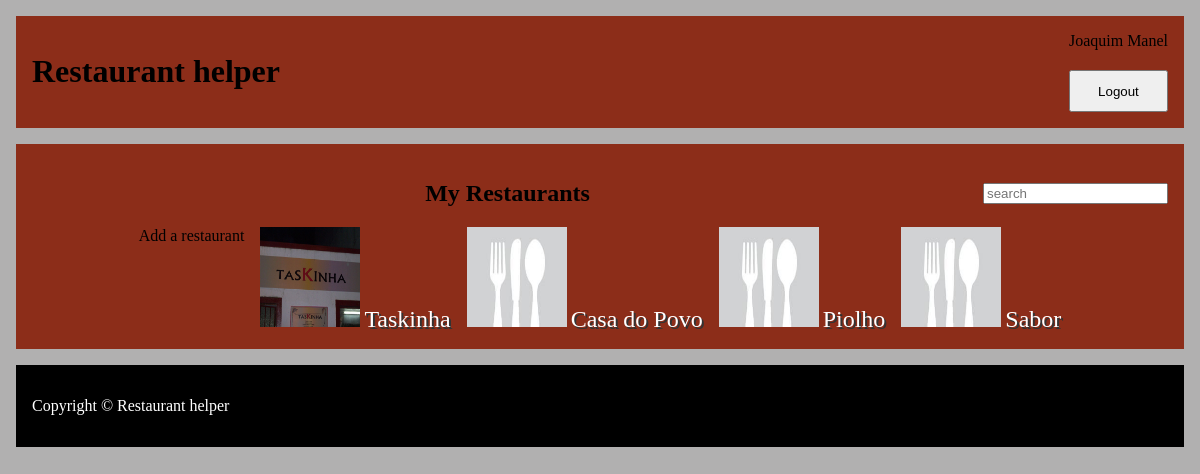
The page /pages/profile.php?id=owner (signed in) on the database its author committed.
### tables this page shows
CREATE TABLE restaurants (
  id INTEGER PRIMARY KEY,            
  name VARCHAR NOT NULL,
  adress VARCHAR NOT NULL,
  category VARCHAR NOT NULL,
  photo STRING DEFAULT "default.jpg",
  owner INTEGER NOT NULL REFERENCES restaurantOwner(id) ON DELETE CASCADE
                      
);

### database/restaurant.class.php (called while the page is built, shortened)
<?php
  class Restaurant {
    static function getRestaurantsWithOwner(PDO $db, int $id) {
      $stmt = $db->prepare('SELECT id, name,photo FROM restaurants WHERE owner = (SELECT id FROM restaurantOwner where user = ?)');
      $stmt->execute(array($id));
      return $stmt->fetchAll();
    }
  }
?>

### templates/restaurants.php (the view, shortened to what this page needs)
<?php function drawProfileRestaurants(array $restaurants) { ?>
  <header>
    <h2>My Restaurants</h2>
    <input id="searchrestaurant" type="text" placeholder="search">
  </header>
  <section id="restaurants">
  <a href="../pages/restaurant.php?id=add">Add a restaurant</a>
    <?php foreach($restaurants as $restaurant) { ?>
      <article>
        <img src="../restaurantPictures/<?=$restaurant['photo']?>">
        <a href="../pages/restaurant.php?id=<?=$restaurant['id']?>"><?=$restaurant['name']?></a>
      </article>
    <?php } ?>
  </section>
<?php } ?>

### templates/common.php (shortened to what this page needs)
<?php function drawHeader() { ?>
<!DOCTYPE html>
<html lang="en-US">
  <head>
    <link rel="stylesheet" href="../css/style.css">
  </head>
  <body>
  <header>
      <h1><a href="../pages/main.php">Restaurant helper</a></h1>
      <?php if (isset($_SESSION['id'])) drawLogoutForm($_SESSION['name']);?>
    </header>
    <main>
<?php } ?>
<?php function drawFooter() { ?>
    </main>
    <footer id="footer">
      <p id="cp">Copyright &copy; Restaurant helper</p>
    </footer>
  </body>
</html>
<?php } ?>
<?php function drawLogoutForm(string $name) { ?>
  <form action="../action/action_logout.php" method="post" class="logout">
  <a href="../pages/profile.php"><?=$name?></a>
    <button id="logout-but" type="submit" >Logout</button>
  </form>
<?php } ?>

### pages/profile.php (shortened to what this page needs)
<?php
  require_once('../database/connection.php');
  require_once('../database/restaurant.class.php');
  require_once('../database/request.class.php');
  require_once('../templates/common.php');
  require_once('../templates/restaurants.php');
  $db = getDatabaseConnection();
  $user = User::getUser($db, $_SESSION['id']);
  drawHeader();
  if($_GET['id']=='account'){
    drawAccountInfoForm();
  }
  else if ($_GET['id']=='profile'){
    drawProfileInfoForm($user);
  }
  else if ($_GET['id']=='reviews'&&$_SESSION['usertype']=='Restaurant Owner'){
    $reviews=Review::getOwnerReviews($db,(int)$_SESSION['id']);
    drawProfileReviews($reviews);
  }
  else if ($_GET['id']=='Rorders'&&$_SESSION['usertype']=='Restaurant Owner'){
    $requests=Request::getOwnerOrders($db,(int)$_SESSION['id']);
    drawProfileRequests($requests);
  }
  else if ($_GET['id']=='Corders'&&$_SESSION['usertype']=='Customer'){
    $requests=Request::getCustomerOrders($db,(int) User::getCustomerID($db,$_SESSION['username']));
    drawProfileRequests($requests);
  }
  else if ($_GET['id']=='favorites'&&$_SESSION['usertype']=='Customer'){
    $items = Menu_Item::getFavoriteItems($db,(int) User::getCustomerID($db,$_SESSION['username']));
    $restaurants = Restaurant::getFavoriteRestaurants($db,(int) User::getCustomerID($db,$_SESSION['username']));
    drawProfileFavorites($items,$restaurants);
  }
  else if ($_GET['id']=='owner'&&$_SESSION['usertype']=='Restaurant Owner'){
    $restaurants = Restaurant::getRestaurantsWithOwner($db, $_SESSION['id']);
    if($restaurants!=null){
      drawProfileRestaurants($restaurants);
    }
    else{
      drawOwnerNoRestaurants();
    }
  }
  drawFooter();
?>

### css/style.css (style rules this page uses)
html { background-color: #b1b0b0; }
body { width: 120em; margin: 1em auto; max-width: 100vw; --background-color: #8C2D19; --main-color: black; }
body > * { margin: 0 1em; }
body > header { display: flex; padding: 1em; background-color: var(--background-color); }
body > header h1 { flex-grow: 1; }
body > header a { color: var(--main-color); text-decoration: none; }
body > header form { display: grid; }
main { background-color: var(--background-color); text-align: center; margin: 1em; padding: 1em; }
main a { color: var(--main-color); text-decoration: none; }
main > header { display: flex; }
main > header h2 { flex-grow: 1; }
main > header input { align-self: center; }
#restaurants { display: flex; flex-wrap: wrap; justify-content: center; gap: 1em; }
#restaurants article * { grid-column-start: 1; grid-row-start: 1; }
#restaurants article a { color: white; text-decoration: none; text-shadow: 2px 2px #333; font-size: 1.5em; align-self: center; justify-self: center; text-align: center; }
#restaurants article img { width: 6.25em !important; height: 6.25em !important; }
footer { background-color: black; padding: 1em; color: white; }

### rows shown on the page
restaurants: photo (picture), name "Taskinha"
restaurants: photo (placeholder picture), name "Casa do Povo"
restaurants: photo (placeholder picture), name "Piolho"
restaurants: photo (placeholder picture), name "Sabor"

### other values the page prints
$name "Joaquim Manel"
